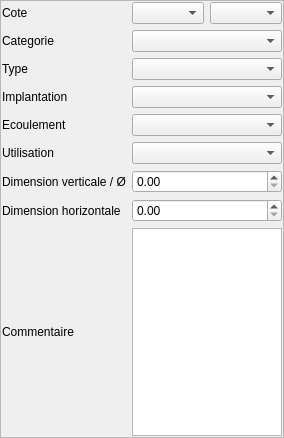
<?xml version="1.0" encoding="UTF-8"?>
<ui version="4.0">
 <class>Form</class>
 <widget class="QWidget" name="Form">
  <property name="geometry">
   <rect>
    <x>0</x>
    <y>0</y>
    <width>264</width>
    <height>438</height>
   </rect>
  </property>
  <property name="windowTitle">
   <string>Form</string>
  </property>
  <layout class="QVBoxLayout" name="verticalLayout_2">
   <property name="margin">
    <number>0</number>
   </property>
   <item>
    <widget class="QFrame" name="frame_2">
     <property name="frameShape">
      <enum>QFrame::StyledPanel</enum>
     </property>
     <property name="frameShadow">
      <enum>QFrame::Raised</enum>
     </property>
     <layout class="QGridLayout" name="gridLayout_3" columnstretch="1,5,5" columnminimumwidth="1,5,5">
      <property name="margin">
       <number>1</number>
      </property>
      <item row="0" column="0">
       <widget class="QLabel" name="label">
        <property name="text">
         <string>Cote</string>
        </property>
       </widget>
      </item>
      <item row="0" column="1">
       <widget class="QComboBox" name="comboBox_cote"/>
      </item>
      <item row="0" column="2">
       <widget class="QComboBox" name="comboBox_position"/>
      </item>
      <item row="2" column="0">
       <widget class="QLabel" name="label_3">
        <property name="text">
         <string>Type</string>
        </property>
       </widget>
      </item>
      <item row="2" column="1" colspan="2">
       <widget class="QComboBox" name="comboBox_type"/>
      </item>
      <item row="1" column="0">
       <widget class="QLabel" name="label_2">
        <property name="text">
         <string>Categorie</string>
        </property>
       </widget>
      </item>
      <item row="1" column="1" colspan="2">
       <widget class="QComboBox" name="comboBox_cat"/>
      </item>
      <item row="7" column="0">
       <widget class="QLabel" name="label_8">
        <property name="text">
         <string>Dimension horizontale</string>
        </property>
       </widget>
      </item>
      <item row="6" column="0">
       <widget class="QLabel" name="label_7">
        <property name="text">
         <string>Dimension verticale / Ø</string>
        </property>
       </widget>
      </item>
      <item row="5" column="0">
       <widget class="QLabel" name="label_6">
        <property name="text">
         <string>Utilisation</string>
        </property>
       </widget>
      </item>
      <item row="7" column="1" colspan="2">
       <widget class="QDoubleSpinBox" name="doubleSpinBox_dimhoriz"/>
      </item>
      <item row="4" column="1" colspan="2">
       <widget class="QComboBox" name="comboBox_ecoulement"/>
      </item>
      <item row="6" column="1" colspan="2">
       <widget class="QDoubleSpinBox" name="doubleSpinBox_dimvert"/>
      </item>
      <item row="3" column="0">
       <widget class="QLabel" name="label_4">
        <property name="text">
         <string>Implantation</string>
        </property>
       </widget>
      </item>
      <item row="3" column="1" colspan="2">
       <widget class="QComboBox" name="comboBox_implantation"/>
      </item>
      <item row="4" column="0">
       <widget class="QLabel" name="label_5">
        <property name="text">
         <string>Ecoulement</string>
        </property>
       </widget>
      </item>
      <item row="5" column="1" colspan="2">
       <widget class="QComboBox" name="comboBox_utilisation"/>
      </item>
      <item row="8" column="0">
       <widget class="QLabel" name="label_9">
        <property name="text">
         <string>Commentaire</string>
        </property>
       </widget>
      </item>
      <item row="8" column="1" colspan="2">
       <widget class="QTextBrowser" name="textBrowser_comm">
        <property name="readOnly">
         <bool>false</bool>
        </property>
       </widget>
      </item>
     </layout>
    </widget>
   </item>
  </layout>
 </widget>
 <resources/>
 <connections/>
</ui>
